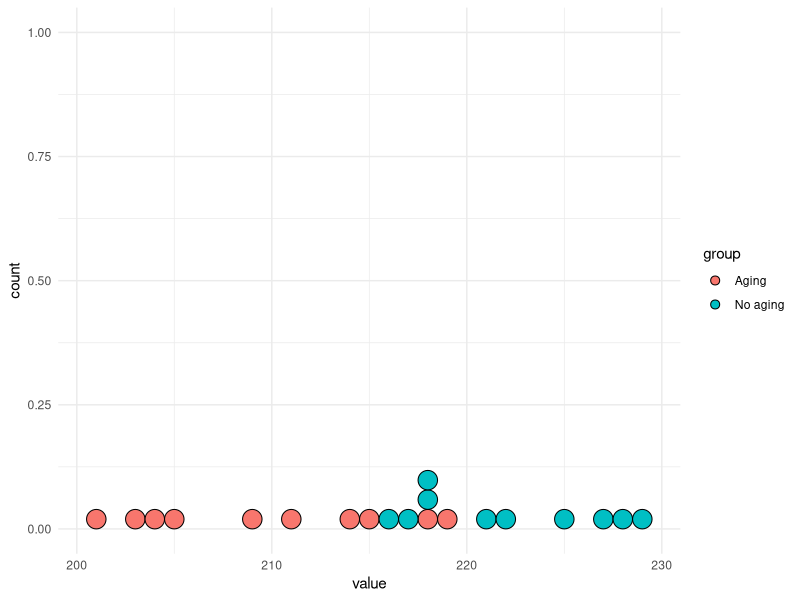

The R source for this figure:
no_aging <- c(227, 222, 218, 217, 225, 218, 216, 229, 228, 221)
aging <- c(219, 214, 215, 211, 209, 218, 203, 204, 201, 205)

library(ggplot2)

df <- data.frame(
  value = c(no_aging, aging),
  group = rep(c("No aging", "Aging"), c(length(no_aging), length(aging)))
)

ggplot(df, aes(x = value, fill = group)) +
  geom_dotplot(binwidth = 1, stackgroups = TRUE, binpositions = "all") +
  theme_minimal()

cat("Aging process had a slight effect on the tensile strength\n\n")

no_aging_mean <- mean(no_aging)
aging_mean <- mean(aging)

cat("Mean value for no aging: ", no_aging_mean, "\n");
cat("Mean value for aging: ", aging_mean, "\n\n");

no_aging_median <- median(no_aging)
aging_median <- median(aging)

cat("Median value for no aging: ", no_aging_median, "\n")
cat("Median value for aging: ", aging_median, "\n\n")

cat("Intragroup mean and median values are very similar")